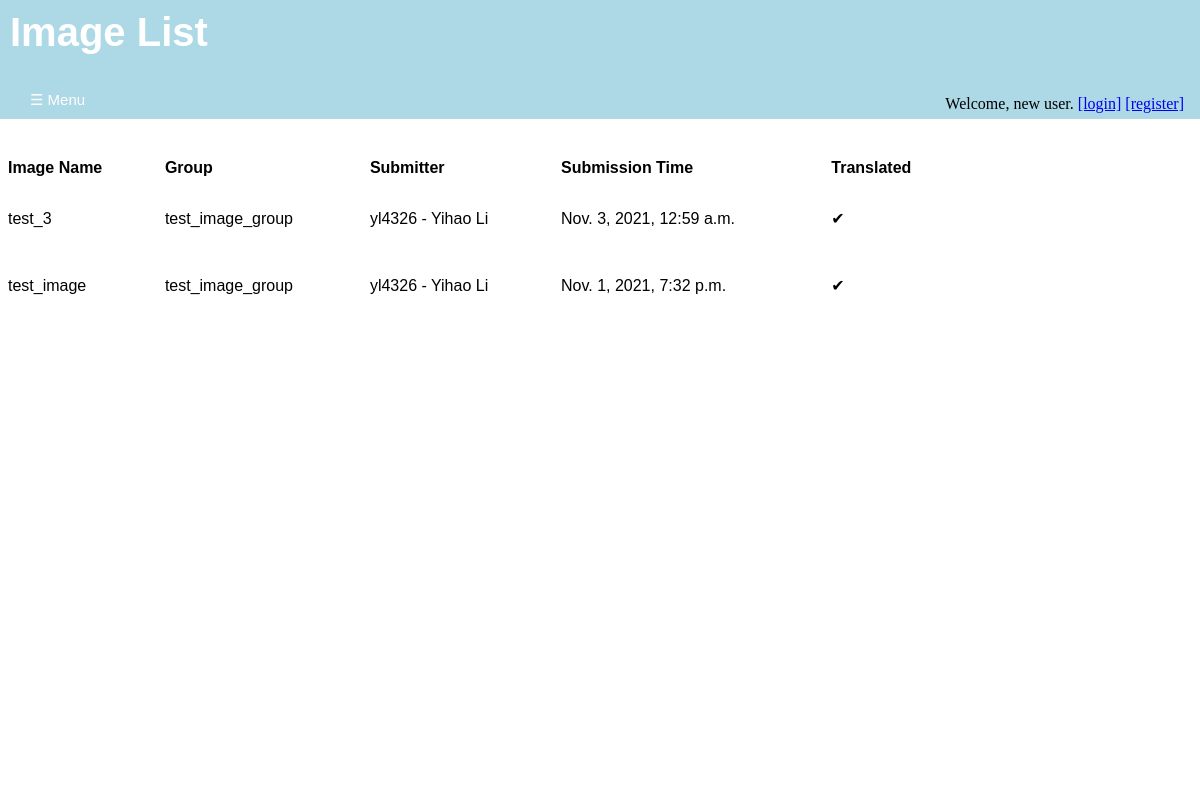
Page /annotations/image_list/ on the committed database.
### annotations/models.py (models this page shows, shortened)
class Image(models.Model):
    image_name = models.CharField(max_length = 200, unique=True)
    submission_date = models.DateTimeField('date of submission')
    image_upload = models.FileField(upload_to = svs_rename)
    translated = models.BooleanField(default= 'False')
    svs_path = models.FilePathField(path = "/home/alexliyihao/svss", match = ".*\.svs")
    dzi_path = models.FilePathField(path = "/home/alexliyihao/dzis", match = ".*\.dzi")
    height = models.PositiveIntegerField()
    width = models.PositiveIntegerField()
    image_description = models.TextField()
    completely_annotated = models.BooleanField(default = 'False')
    group = models.ForeignKey(ImageGroup, on_delete=models.SET_NULL, blank = True, null = True)
    submit_user = models.ForeignKey(User, on_delete=models.PROTECT, blank = True, null = True)

class ImageGroup(models.Model):
    group_name = models.CharField(max_length = 200, unique=True)
    group_description = models.TextField()
    def __str__(self):
      return self.group_name

class User(auth_user):
    UNI = models.CharField(max_length = 8, unique=True)
    register_date = models.DateTimeField('date of registration', blank = True)
    organizations = models.ForeignKey('Organization', on_delete=models.PROTECT,null = True, blank = True)
    def __str__(self):
      return f"{self.UNI} - {self.first_name} {self.last_name}"

### annotations/views.py (the view)
# urls.py: path('image_list/', views.ImageListView.as_view(), name='image-list'),
class ImageListView(generic.ListView):
    template_name = 'annotations/image_list.html'
    context_object_name = 'image_list'
    def get_queryset(self):
        return Image.objects.order_by('-submission_date')

### annotations/templates/annotations/image_list.html (shortened to what this page needs)
<!DOCTYPE html>
<html lang="en" dir="ltr">
  <head>
    {% load static %}
    <link rel="stylesheet" type="text/css" href="{% static 'annotations/style.css' %}">
  </head>
  <body>
  {% if image_list %}
    <div id='title' class='title'>
      <h1>Image List</h1>
      <div id='login-widget' class='login-widget'>
      {% if user.is_authenticated %}
         <p>Welcome, {{ user.get_username }}.</p>
         <a href="{% url 'annotations:logout' %}">[logout]</a>
      {% else %}
        <p>Welcome, new user.</p>
        <a href="{% url 'annotations:login' %}" >[login]</a>
        <a href="{% url 'annotations:registration' %}" >[register]</a>
      {% endif %}
      </div>
      <button class="openbotton" onclick="openNav()">&#9776; Menu</button>
    </div>
    <div id='body' class='body'>
      <table>
        <tr>
          <th>Image Name</th>
          <th>Group</th>
          <th>Submitter</th>
          <th>Submission Time</th>
          <th>Translated</th>
        </tr>
        {% for image in image_list %}
          <tr>
            <td>
            {% if image.translated %}
               <a href="{% url 'annotations:image-views' image.id %}">{{ image.image_name }}
               </a>
            {% else %}
               <a>{{image.image_name}}</a>
            {% endif %}
            <td><a> {{ image.group }} </a></td>
            <td><a> {{ image.submit_user }}</a></td>
            <td><a> {{ image.submission_date }}</a></td>
            <td><p> {{ image.translated|yesno:"✔,✘" }} </p></td>
           </tr>
        {% endfor %}
      </table>
    </div>
  {% else %}
    <div id='title' class = "title">
      <h1>No images are available.</h1>
    </div>
  {% endif %}
  </body>
</html>

### annotations/static/annotations/style.css (style rules this page uses)
div#login-widget.login-widget { position: absolute; right: 1em; bottom: 0px; width: auto; height: 1.5em; }
.login-widget a { display: inline-block; }
.login-widget p { display: inline-block; margin-block-start: 0em; margin-block-end: 0em; }
div#title.title { background-color: lightblue; align-items: center; position:fixed; top:0px; left:0px; height:calc(10% + 39px); width: 100%; transition: margin-left .8s; transition: width .8s; display: flex; flex: 1 1 auto; justify-content: flex-start; }
.title h1 { position: absolute; font-size: 2.5em; z-index: 1; top: 0em; margin-block-start: 0em; margin-block-end: 0em; padding-top: 0.25em; padding-left: 0.25em; }
.openbotton { position: absolute; bottom: 0; z-index: 1; font-size: 15px; cursor: pointer; background-color: lightblue; color: white; float: left; padding: 10px 2em; border: none; }
div#body.body { position:absolute; left:0px; top: calc(10% + 39px); height: 85%; width: 100%; background-color: white; transition: margin-left .8s; transition: width .8s; display: flex; flex: 1 1 auto; flex-direction:column; justify-content: flex-start; }
h1 { display: table-cell; color: white; text-align: left; font-size: 2em; font-family: Arial, Helvetica, sans-serif; }
table { top: 10%; margin-top: 2em; width: 80%; padding: 0; border-collapse: collapse; font-family: Arial, Helvetica, sans-serif; table-layout:auto; }
td, th { text-align: left; padding: 0.5em; text-decoration: none; }
.body a { text-decoration: none; }
.body a:link { color:black; }

### rows in the picture
Image: image_name "test_3", group "test_image_group", submit_user "yl4326 - Yihao Li", submission_date "Nov. 3, 2021, 12:59 a.m.", translated "✔"
Image: image_name "test_image", group "test_image_group", submit_user "yl4326 - Yihao Li", submission_date "Nov. 1, 2021, 7:32 p.m.", translated "✔"
